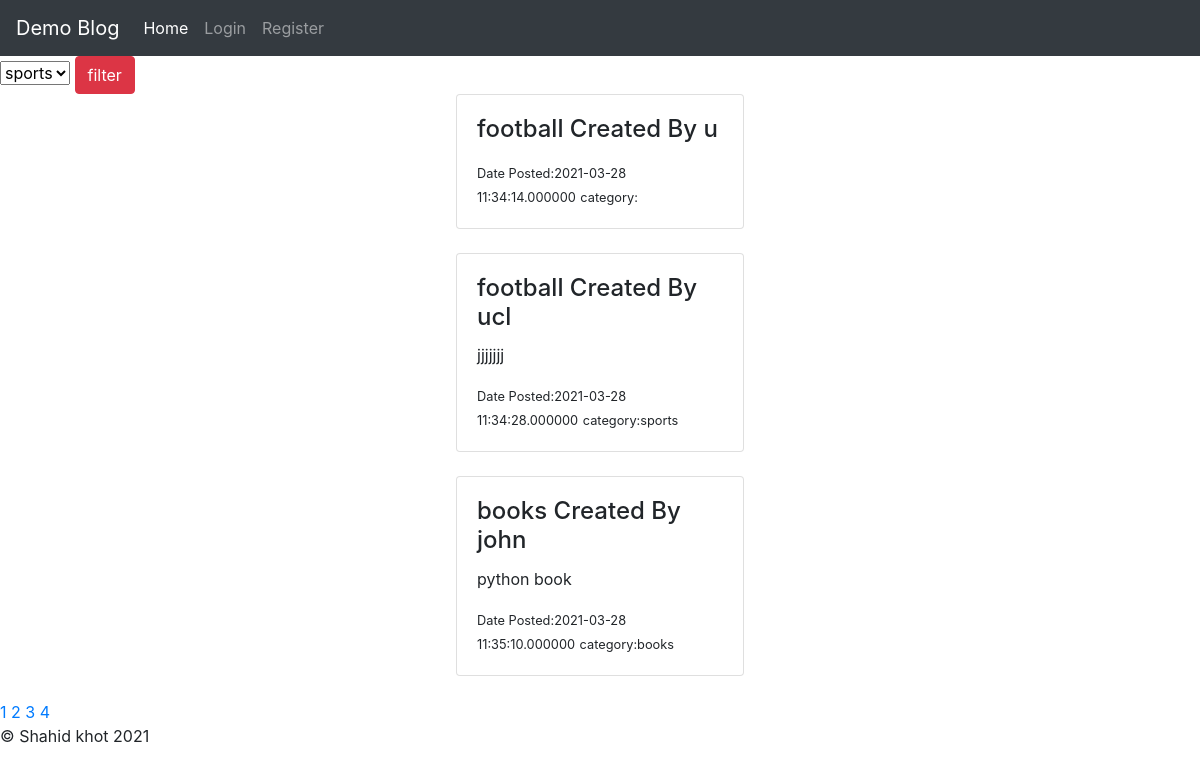
Page /home.php?page=3 on the committed database.
### tables this page shows
CREATE TABLE `post` (
  `id` int(25) NOT NULL,
  `title` varchar(255) NOT NULL,
  `username` varchar(255) NOT NULL,
  `content` varchar(555) NOT NULL,
  `date` datetime(6) NOT NULL,
  `image` varchar(255) NOT NULL,
  `category` varchar(255) NOT NULL
);

### home.php (the view, shortened to what this page needs)
<!DOCTYPE html>
<html>
<head>
	<link rel="stylesheet" href="https://stackpath.bootstrapcdn.com/bootstrap/4.4.1/css/bootstrap.min.css">
	<link rel="stylesheet" type="text/css" href="styles/styles.css">
</head>
<body>
<?php include 'nav.php';?>
<form action="home.php" method="post">
<select name="category">
	<option value="sports" >sports</option>
</select>
<button name="submit" class="btn btn-danger">filter</button>
</form>
<?php
include 'connection.php';
	$result_per_page =  4;
	$sql = "SELECT * FROM post";
	if (isset($_POST['submit'])) {
	echo $filter = $_POST['category'];
	$sql = "SELECT * FROM `post` WHERE category = '$filter'";
}else{
	$sql = "SELECT * FROM post";
}
	$result = mysqli_query($con,$sql);
	$no_of_result = mysqli_num_rows($result);
	$no_of_pages = ceil($no_of_result/$result_per_page);
if (!isset($_GET['page'])) {
	$page = 1;
}else{
	$page = $_GET['page'];
}
$this_page_first_result = ($page - 1)*$result_per_page;
if (isset($_POST['submit'])) {
	$filter = $_POST['category'];
$sql = "SELECT * FROM post where category = '$filter' LIMIT $this_page_first_result,
$result_per_page ";
}else{
	$sql = "SELECT * FROM post LIMIT $this_page_first_result,
$result_per_page";
}
$result = mysqli_query($con,$sql);
?><?php
while ($row  = mysqli_fetch_assoc($result) ) {?>
		<div class="container">
		<div class="card m-auto" style="width: 18rem;">
		  <div class="card-body">
		  	<h4 class="card-title">
		     <?php echo $row['title'];?> Created By <?php echo $row['username']; ?>
		     </h4>
		    <p class="card-text"><?php echo $row['content'] ;?></p>
		    <small>Date Posted:<?php echo $row['date'];?></small>
		    <small>category:<?php echo $row['category'];?></small><br>
		  </div>
	</div>
</div> <br>
	<?php }
for($page = 1 ; $page<=$no_of_pages ; $page++){
  	echo '<a href="home.php?page='. $page.'"> '.$page.'</a>';
  } ?>
  <link rel="stylesheet" href="https://maxcdn.bootstrapcdn.com/bootstrap/4.5.2/css/bootstrap.min.css">
<?php include 'footer.php'; ?>
</body>
</html>

### styles/styles.css (style rules this page uses)
* { margin: 0; padding: 0; box-sizing: border-box; }

### rows in the picture
post: title "football", username "u", date "2021-03-28 11:34:14.000000"
post: title "football", username "ucl", content "jjjjjjj", date "2021-03-28 11:34:28.000000", category "sports"
post: title "books", username "john", content "python book", date "2021-03-28 11:35:10.000000", category "books"
